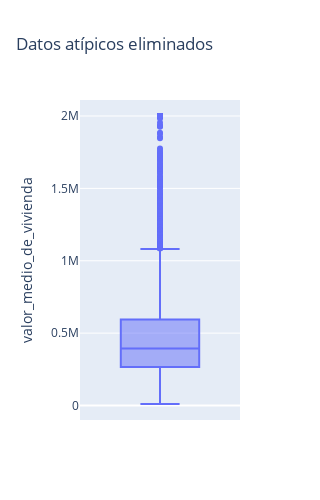

The cell this chart's notebook holds for it:
### Markdown cell above
Una vez que se ha comprobado que estas anomalias son distorcionan demasiado los datos, procedemos a eliminarlos y se comprobara que se ha hecho correctamente.

### Code cell
# Calcular IQR
q1 = df2['valor_medio_de_vivienda'].quantile(0.25)
q3 = df2['valor_medio_de_vivienda'].quantile(0.75)
iqr = q3 - q1
# Filtros IQR
filtro_inferior = df2['valor_medio_de_vivienda'] > q1 - (iqr * 1.5)
#filtro_superior = df['valor_medio_de_vivienda'] < q3 + (iqr * 1.5)
# Filtro adicional: valores menores o iguales a 2,000,001
# Aplicar filtros
df_filtrado1 = df2[filtro_inferior]
# Graficar
fig = px.box(df_filtrado1, y='valor_medio_de_vivienda', 
             title='Datos atípicos eliminados')
fig.update_layout(width=300, height=500)
fig.show()

### Figure 1 — Plotly figure (JSON) as saved in the notebook; plotly's stock layout.template omitted (floating-point values rounded to 4 significant figures; data arrays with more than 128 entries replaced by an {"elided": "..."} marker saying what was removed)
{"data": [{"alignmentgroup": "True", "hovertemplate": "valor_medio_de_vivienda=%{y}<extra></extra>", "legendgroup": "", "marker": {"color": "#636efa"}, "name": "", "notched": false, "offsetgroup": "", "orientation": "v", "showlegend": false, "type": "box", "x0": " ", "xaxis": "x", "y": {"elided": "7387 int values"}, "y0": " ", "yaxis": "y"}], "layout": {"boxmode": "group", "height": 500, "legend": {"tracegroupgap": 0}, "title": {"text": "Datos atípicos eliminados"}, "width": 300, "xaxis": {"anchor": "y", "domain": [0, 1]}, "yaxis": {"anchor": "x", "domain": [0, 1], "title": {"text": "valor_medio_de_vivienda"}}}}
